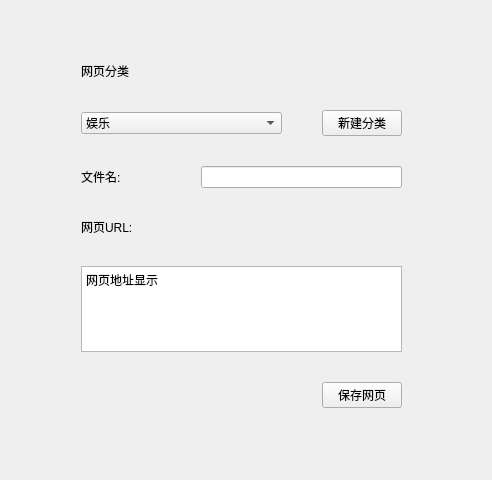
<?xml version="1.0" encoding="UTF-8"?>
<ui version="4.0">
 <class>MainWindow</class>
 <widget class="QMainWindow" name="MainWindow">
  <property name="geometry">
   <rect>
    <x>0</x>
    <y>0</y>
    <width>492</width>
    <height>480</height>
   </rect>
  </property>
  <property name="windowTitle">
   <string>浏览器保存</string>
  </property>
  <widget class="QWidget" name="centralwidget">
   <widget class="QWidget" name="">
    <property name="geometry">
     <rect>
      <x>81</x>
      <y>62</y>
      <width>321</width>
      <height>346</height>
     </rect>
    </property>
    <layout class="QGridLayout" name="gridLayout">
     <property name="horizontalSpacing">
      <number>40</number>
     </property>
     <property name="verticalSpacing">
      <number>30</number>
     </property>
     <item row="1" column="0" colspan="2">
      <widget class="QComboBox" name="comboBox">
       <property name="layoutDirection">
        <enum>Qt::LeftToRight</enum>
       </property>
       <property name="autoFillBackground">
        <bool>false</bool>
       </property>
       <property name="styleSheet">
        <string notr="true">text-align=center</string>
       </property>
       <property name="editable">
        <bool>false</bool>
       </property>
       <item>
        <property name="text">
         <string>娱乐</string>
        </property>
       </item>
       <item>
        <property name="text">
         <string>军事</string>
        </property>
       </item>
       <item>
        <property name="text">
         <string>小说</string>
        </property>
       </item>
      </widget>
     </item>
     <item row="2" column="0">
      <widget class="QLabel" name="label_3">
       <property name="text">
        <string>文件名:</string>
       </property>
      </widget>
     </item>
     <item row="1" column="2">
      <widget class="QPushButton" name="pushButton">
       <property name="text">
        <string>新建分类</string>
       </property>
      </widget>
     </item>
     <item row="3" column="0">
      <widget class="QLabel" name="label_2">
       <property name="text">
        <string>网页URL:</string>
       </property>
      </widget>
     </item>
     <item row="5" column="2">
      <widget class="QPushButton" name="pushButton_2">
       <property name="text">
        <string>保存网页</string>
       </property>
      </widget>
     </item>
     <item row="4" column="0" colspan="3">
      <widget class="QTextBrowser" name="textBrowser">
       <property name="html">
        <string>&lt;!DOCTYPE HTML PUBLIC &quot;-//W3C//DTD HTML 4.0//EN&quot; &quot;http://www.w3.org/TR/REC-html40/strict.dtd&quot;&gt;
&lt;html&gt;&lt;head&gt;&lt;meta name=&quot;qrichtext&quot; content=&quot;1&quot; /&gt;&lt;style type=&quot;text/css&quot;&gt;
p, li { white-space: pre-wrap; }
&lt;/style&gt;&lt;/head&gt;&lt;body style=&quot; font-family:'SimSun'; font-size:9pt; font-weight:400; font-style:normal;&quot;&gt;
&lt;p style=&quot; margin-top:0px; margin-bottom:0px; margin-left:0px; margin-right:0px; -qt-block-indent:0; text-indent:0px;&quot;&gt;网页地址显示&lt;/p&gt;&lt;/body&gt;&lt;/html&gt;</string>
       </property>
      </widget>
     </item>
     <item row="0" column="0">
      <widget class="QLabel" name="label">
       <property name="text">
        <string>网页分类</string>
       </property>
      </widget>
     </item>
     <item row="2" column="1" colspan="2">
      <widget class="QLineEdit" name="lineEdit"/>
     </item>
    </layout>
   </widget>
  </widget>
 </widget>
 <resources/>
 <connections/>
</ui>
